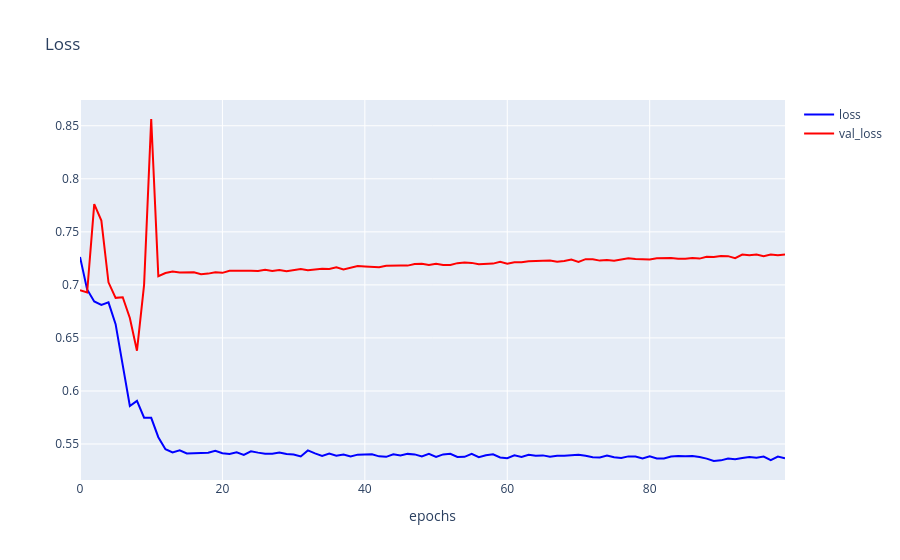

The cell this chart's notebook holds for it:
### Code cell
h1 = go.Scatter(y=his.history['loss'], 
                    mode="lines",
                    line=dict(
                        width=2,
                        color='blue'),
                        name="loss"
                   )
h2 = go.Scatter(y=his.history['val_loss'], 
                    mode="lines",
                    line=dict(
                        width=2,
                        color='red'),
                        name="val_loss"
                   )
                   
data = [h1,h2]
layout1 = go.Layout(title='Loss',
                   xaxis=dict(title='epochs'),
                   yaxis=dict(title=''))
fig1 = go.Figure(data, layout=layout1)
plotly.offline.iplot(fig1)
